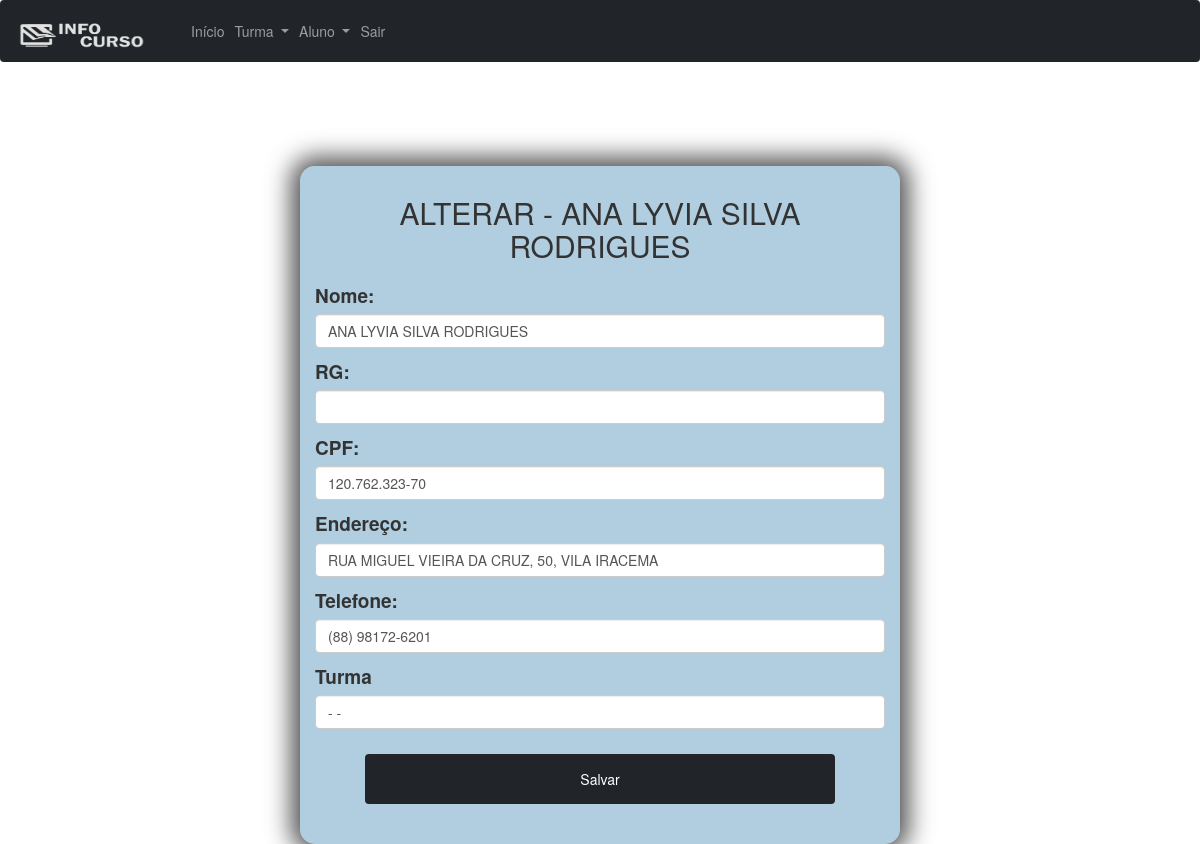
The app's page /infocurso/editar-aluno.php?id=1 with its own data.
### tables this page shows
CREATE TABLE `alunos` (
  `id` int(11) NOT NULL,
  `nome` varchar(255) NOT NULL,
  `rg` varchar(30) NOT NULL,
  `cpf` varchar(20) NOT NULL,
  `endereco` varchar(255) NOT NULL,
  `tel` varchar(80) NOT NULL,
  `escolaridade` varchar(50) NOT NULL,
  `turma` int(11) NOT NULL
);

### infocurso/editar-aluno.php (the view, shortened to what this page needs)
<?php
require('includes/conexao.php');
$id = $_GET['id'];
$sql = "SELECT * FROM alunos WHERE id = $id";
$resultado = mysqli_query($conn, $sql);
while ($dados = mysqli_fetch_assoc($resultado)) {
    $nome = $dados['nome'];
    $rg = $dados['rg'];
    $cpf = $dados['cpf'];
    $endereco = $dados['endereco'];
    $tel = $dados['tel'];
    $turma = $dados['turma'];
}
?>
<!DOCTYPE html>
<html lang="en">
<head>
    <link rel="stylesheet" href="assets/css/bootstrap.min.css">
    <link rel="stylesheet" href="assets/css/cadastro.css">
    <link rel='stylesheet' href='//maxcdn.bootstrapcdn.com/bootstrap/3.3.4/css/bootstrap.min.css' />
</head>
<body>
   <nav class="navbar navbar-expand-lg navbar-dark bg-dark">
        <a class="navbar-brand" href="index.php"><img src="assets/img/logo-cinza.png" width="130" height="30" alt=""></a>
        <div class="collapse navbar-collapse" id="navbarNavDropdown">
            <ul class="navbar-nav">
                <li class="nav-item active">
                    <a class="nav-link" href="index.php">Início</a>
                </li>
                <li class="nav-item dropdown">
                    <a class="nav-link dropdown-toggle" href="#" id="navbarDropdownMenuLink" role="button"
                        data-toggle="dropdown" aria-haspopup="true" aria-expanded="false">
                        Turma
                    </a>
                </li>
                <li class="nav-item dropdown">
                    <a class="nav-link dropdown-toggle" href="#" id="navbarDropdownMenuLink" role="button"
                        data-toggle="dropdown" aria-haspopup="true" aria-expanded="false">
                        Aluno
                    </a>
                </li>
                <li class="nav-item active">
                    <a class="nav-link sair" href="login.php">Sair</a>
                </li>
            </ul>
        </div>
    </nav>
    <div class="container-fluid">
        <div class="row">
            <div class="offset-md-3 col-md-6 bloco-login">
                <h3>Alterar -
                    <?php echo $nome ?>
                </h3>
                <form id="form-cadastro" onsubmit="return false" method="POST" action="acoes/editar-aluno.php">
                    <div class="bloco-input">
                        <label class="form-label">Nome:</label>
                        <input type="text" class="form-control" name="nome" id="nome" value="<?php echo $nome ?>">
                    </div>
                    <div class="bloco-input">
                        <label class="form-label">RG:</label>
                        <input type="text" class="form-control" name="rg" id="rg" value="<?php echo $rg ?>">
                    </div>
                    <div class="bloco-input">
                        <label class="form-label">CPF:</label>
                        <input type="text" class="form-control" name="cpf" id="cpf" value="<?php echo $cpf ?>">
                    </div>
                    <div class="bloco-input">
                        <label class="form-label">Endereço:</label>
                        <input type="text" class="form-control" name="endereco" id="endereco"
                            value="<?php echo $endereco ?>">
                    </div>
                    <div class="bloco-input">
                        <label class="form-label">Telefone:</label>
                        <input type="text" class="form-control" name="tel" id="tel" value="<?php echo $tel ?>">
                    </div>
                    <div class="row">
                        <div class="col-md-12">
                            <div class="bloco-input">
                                <label class="form-label">Turma</label>
                                <select class="form-control" id="turma" name="turma">
                                    <?php
                                    $sql = "SELECT * FROM turma ORDER BY id ASC";
                                    $result = mysqli_query($conn, $sql);
                                    while ($dados = mysqli_fetch_assoc($result)) {
                                    ?>
                                    <option value="<?php echo $dados['id'] ?>" <?php if ($dados['id']==$turma) { ?>
                                        selected
                                        <?php } ?>>
                                        <?php echo $dados['hora'] ?> -
                                        <?php echo $dados['dia1'] ?> -
                                    </option>
                                    <?php
                                    }
                                    ?>
                                </select>
                            </div>
                        </div>
                        <div class="offset-md-1 col-md-10">
                            <button class="btn btn-dark col-md-12 btn-salvar" onclick="validarEdicaoAluno();">Salvar</button>
                        </div>
                </form>
            </div>
        </div>
    </div>
</body>
</html>

### infocurso/assets/css/cadastro.css (style rules this page uses)
.bloco-login { background-color: #297baa5e; margin-top: 7%; border-radius: 15px 15px 15px 15px; padding-bottom: 40px; -webkit-box-shadow: 0px 0px 24px 9px rgba(0,0,0,0.68); box-shadow: 0px 0px 24px 9px rgba(0,0,0,0.68); }
.bloco-login h3 { font-size: 30px; text-transform: uppercase; text-align: center; padding-top: 10px; }
.bloco-input label { font-size: 19px; margin-top: 10px; }
.btn-salvar { margin-top: 25px; height: 50px; font-size: 20px; min-width: 100%; }

### records on screen
alunos: nome "ANA LYVIA SILVA RODRIGUES", cpf "120.762.323-70", endereco "RUA MIGUEL VIEIRA DA CRUZ, 50, VILA IRACEMA", tel "(88) 98172-6201", turma "- -"
